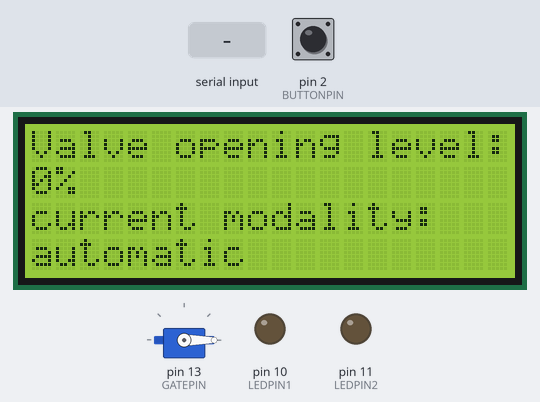
Bench run of a sketch on a simulated Arduino Uno, built with avr-gcc and run on an emulated ATmega328P. Parts: 20×4 character LCD, servo, output pins drawn as LEDs (lit = HIGH). Inputs (shaded band) come from the test bench; at power-on: pin 2 (BUTTONPIN) LOW. What the sketch prints to the serial monitor is not drawn.

Above: at 8.4 s.
8.5 s: pin 2 (BUTTONPIN) pulled HIGH for 0.15 s
At 9.8 s:
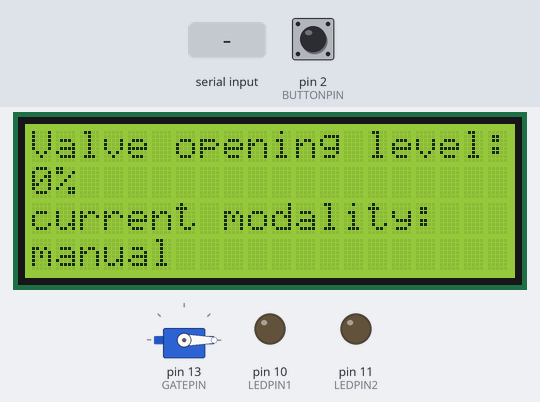
10.4 s: "90,45\n" received over Serial
At 12.7 s:
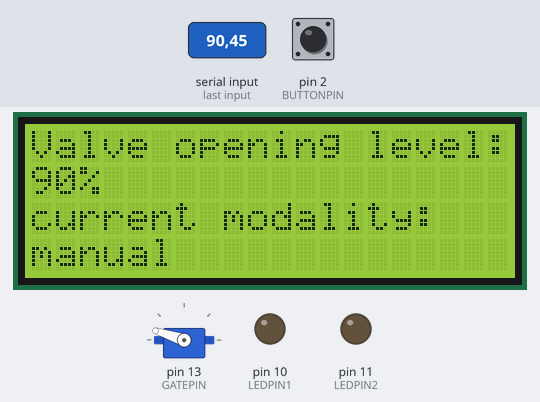
13.0 s: "30,150\n" received over Serial
At 14.7 s:
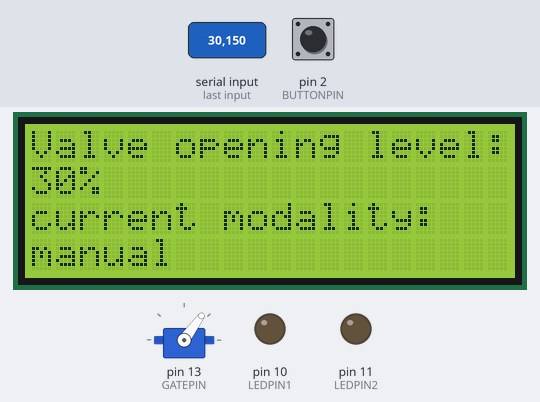
15.4 s: pin 2 (BUTTONPIN) pulled HIGH for 1 s
At 16.6 s:
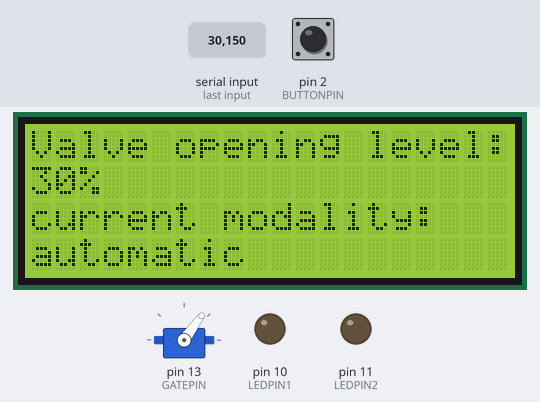
19.4 s: "90\n" received over Serial
At 21.8 s:
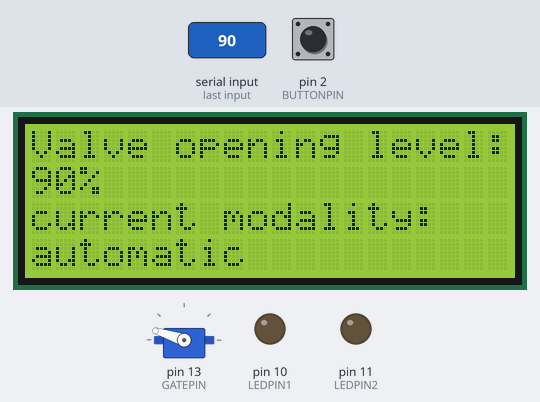
22.1 s: pin 2 (BUTTONPIN) pulled HIGH for 0.15 s
At 22.7 s:
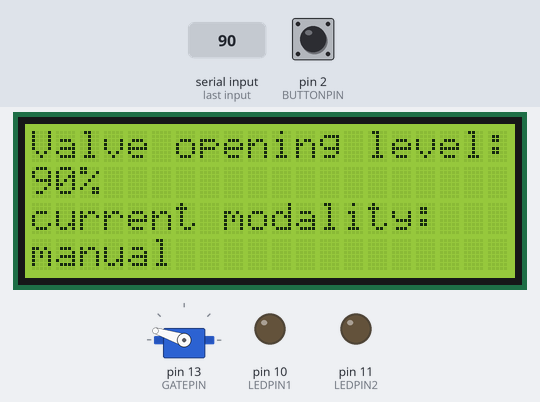
Timing chart, 0 to 25.1 s (numbered marks = the images above; inputs shaded):
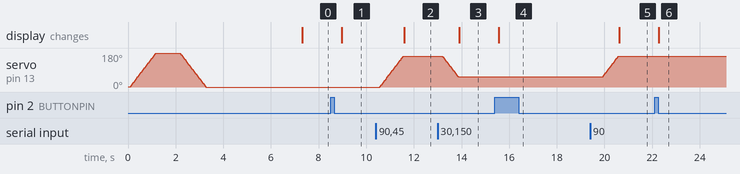

Measured:
- after the input at 8.5 s, the display: changes after 0.47 s (image 1)
- after the input at 10.4 s, servo on pin 13 (GATEPIN): moves from 0° to 162° over 1.0 s, starting after 0.17 s; the display: changes after 1.2 s (image 2)
- after the input at 13.0 s, servo on pin 13 (GATEPIN): moves from 162° to 54° over 0.66 s, starting after 0.20 s; the display: changes after 0.90 s (image 3)
- after the input at 15.4 s, the display: changes after 0.15 s (image 4)
- after the input at 19.4 s, servo on pin 13 (GATEPIN): moves from 54° to 162° over 0.66 s, starting after 0.52 s; the display: changes after 1.2 s (image 5)
- after the input at 22.1 s, the display: changes after 0.18 s (image 6)

The sketch:

smart_river_monitoring.ino
```cpp
/**
 * @author lorenzo.annibalini@studio.unibo.it 	Annibalini Lorenzo
 * @author lorenzo.bacchini4@studio.unibo.it 	Bacchini Lorenzo
 * @author emanuele.sanchi@studio.unibo.it 		Sanchi Emanuele
 */

#include "Button.h"
#include "Gate.h"
#include "LcdMonitor.h"
#include "Led.h"
#include <Arduino.h>
#include <EnableInterrupt.h>
void setUnsetManualMode();

#define LEDPIN1 10
#define LEDPIN2 11
#define LCDROWS 4
#define LCDCOLS 20
#define GATEPIN 13
#define GATEOPEN 180
#define GATECLOSE 0
#define BUTTONPIN 2

#define normalLevel 45
#define alarm_to_highLevel 90


Button *button;
Gate *gate;
LcdMonitor *lcd;
Led *ledGreen;
Led *ledRed;

int manualLevel=90;
int level;
String data;
String state;

volatile enum controllerState {
    automatic,
    manual
} controllerState;

/**
 * Setup function, called once when the program starts.
 */
void setup()
{
	// calibrate sensors.
    button = new Button(BUTTONPIN);
    gate = new Gate(GATEPIN, GATEOPEN, GATECLOSE);
	lcd = new LcdMonitor(LCDROWS, LCDCOLS);
    ledGreen = new Led(LEDPIN1);
    ledRed = new Led(LEDPIN2);
	lcd->setAndPrint("Calibrating sensors", 0, 0);
    gate->setOpen();
    delay(1000);
    gate->setClose();
	delay(4000);

    enableInterrupt(BUTTONPIN, setUnsetManualMode, CHANGE);
	Serial.begin(9600);
    controllerState = automatic;
}

void setUnsetManualMode(){
    if(button->isPressed()){
        if(controllerState == manual){
            controllerState = automatic;
        }else{
            controllerState = manual;
        }
    }
}

String readStringFromSerial(){
    String inputString = "";
    char incomingByte;

    while (Serial.available() > 0) {
        // Leggi il carattere successivo
        Serial.readBytes(&incomingByte, 1);
        // Aggiungi il carattere alla stringa di input
        inputString += incomingByte;
    }
    return inputString;
}

/*String splitString(char separator, int index, String data){
    int found = 0;
    int strIndex[] = {0, -1};
    int maxIndex = data.length() - 1;

    for (int i = 0; i <= maxIndex && found <= index; i++) {
        if (data.charAt(i) == separator || i == maxIndex) {
            found++;
            strIndex[0] = strIndex[1] + 1;
            strIndex[1] = (i == maxIndex) ? i + 1 : i;
        }
    }

    return found > index ? data.substring(strIndex[0], strIndex[1]) : "";
}*/

/*enum controllerState getNewLevel(){
    state = splitString(':', 0, data);
    if(state == "normal"){
        return normal;
    }else if(state == "alarm_too_low"){
        return alarm_too_low;
    }else if(state == "pre_alarm_too_high"){
        return pre_alarm_too_high;
    }else if(state == "alarm_too_high"){
        return alarm_too_high;
    }else if(state == "alarm_too_high_critic"){
        return alarm_too_high_critic;
    }else if(state == "manual"){
        manualLevel = map(splitString(':', 1, data).toInt(), 0, 100, 0, 180);
        return manual;
    }
}*/

/**
 * Function called to make the fsm take a step forward over the controllerState.
*/
void step(){
    //read data from River Monitoring Service (state and *level)
    //*level only if state sent is manual
    data = readStringFromSerial();
    if(data.length() > 0){
        level = data.toInt();
        //controllerState = getNewLevel();
    }

    gate->setPos(map(level, 0, 100, 0, 180));

    lcd->clean();
    lcd->setAndPrint("Valve opening level:", 0, 0);
    lcd->setAndPrint(String(map(gate->getPos(), 0, 180, 0, 100))+"%", 0, 1);
    lcd->setAndPrint("current modality:", 0, 2);
    lcd->setAndPrint(((controllerState==manual) ? "manual" : "automatic"), 0, 3);

    //send data to River Monitoring Service (state and level)
    Serial.println((String)controllerState + ":" + String(map(gate->getPos(), 0, 180, 0, 100))+"%");
}

/**
 * Loop function called continuously to make
 * the fsm take a step forward.
 */
void loop()
{
    step();
    delay(500);
}
```

Button.cpp
```cpp
#include "Button.h"
#include <Arduino.h>
#define FIXAMOUNT 200

long previousTime;

Button::Button(int pin)
{
    this->pin = pin;
    previousTime = millis();
    pinMode(pin, INPUT);
}

/**
 * Function to resolve phisical bouncing of a button.
*/
bool resolveBouncing()
{
    if (millis() - previousTime > FIXAMOUNT)
    {
        previousTime = millis();
        return true;
    }
    return false;
}

bool Button::isPressed()
{
    return resolveBouncing() && digitalRead(pin) == HIGH;
}
```

Button.h
```cpp
#ifndef __BUTTON__
#define __BUTTON__
class Button
{
public:
    /**
     * Class contructor.
     * @param pin the pin number where button is connected.
     */
    Button(int pin);
    /**
     * Function to check if a button is pressed.
     */
    bool isPressed();

protected:
    int pin;
};
#endif
```

Gate.cpp
```cpp
#include "Gate.h"
#include <Arduino.h>
#define DELTA 1 // 1 degree


Gate::Gate(int pin, int open, int close)
{
    this->pin = pin;
    this->open = open;
    this->close = close;
    this->pos = 0;
    this->gateState = false;
}

void Gate::setOpen()
{
    this->setPos(open);
}

void Gate::setClose()
{
    this->setPos(close);
}

void Gate::setPos(int degrees)
{
    if(degrees != pos){
        int i;
        (degrees > pos) ? i=+DELTA : i=-DELTA;
        this->servo.attach(pin);
        int j = abs(degrees-pos);
        for(int a = 0; a < j; a++) {
            this->pos+=i;
            this->servo.write(pos);
            delay(6); // small delay to permit the servo to reach the position
        }
        degrees<open ? gateState = false : gateState = true;
        this->servo.detach();
    }
}

int Gate::getPos()
{
    return pos;
}

bool Gate::isOpen()
{
    return gateState;
}
```

Gate.h
```cpp
#ifndef __GATE__
#define __GATE__

#include <Servo.h>

class Gate
{
public:
    /**
     * Class contructor.
     * @param pin the pin number where the servo is connected.
     * @param open number of angular degrees to open the gate.
     * @param close number of angular degrees to close the gate.
    */
    Gate(int pin, int open, int close);
    /**
     * Function to open the gate.
    */
    void setOpen();
    /**
     * Function to close the gate.
    */
    void setClose();
    /**
     * Function to move gate to a specific position.
    */
    void setPos(int degrees);
    /**
     * Function to get the current position of the gate.
    */
    int getPos();
    /**
     * Function to check if the gate is open.
     * @return true if fully open, false otherwise
    */
    bool isOpen();

protected:
    int pin;
    int open;
    int close;
    int pos;
    bool gateState;
    Servo servo;
};
#endif
```

Led.cpp
```cpp
#include "Led.h"
#include <Arduino.h>

Led::Led(int pin)
{
    this->pin = pin;
    this->state = false;
    pinMode(pin, OUTPUT);
}

void Led::switchOn()
{
    digitalWrite(pin, HIGH);
    this->state = true;
}

void Led::switchOff()
{
    digitalWrite(pin, LOW);
    this->state = false;
}

bool Led::isOn()
{
    return this->state;
}
```

Led.h
```cpp
#ifndef __LED__
#define __LED__
class Led
{
public:
    /**
     * Class contructor.
     * @param pin number of the pin where the led is connect.
     */
    Led(int pin);
    /**
     * Function to turn on the led.
     */
    void switchOn();
    /**
     * Function to turn off the led.
     */
    void switchOff();
    /**
     * Function to check if the is on.
     * @return true if on, false otherwise
     */
    bool isOn();

protected:
    int pin;
    bool state;
};
#endif
```

LcdMonitor.cpp
```cpp
#include "LcdMonitor.h"

LcdMonitor::LcdMonitor(int rows, int columns)
{
    lcd = new LiquidCrystal_I2C(0x27, columns, rows);
    lcd->init();
    lcd->backlight();
}

void LcdMonitor::setAndPrint(String string, int xposition, int yposition)
{
    lcd->setCursor(xposition, yposition);
    lcd->print(string);
}

void LcdMonitor::clean()
{
    lcd->clear();
}
```

LcdMonitor.h
```cpp
#ifndef __MONITOR__
#define __MONITOR__
#include <LiquidCrystal_I2C.h>
class LcdMonitor
{
public:
    /**
     * Class constructor.
     * @param rows number of rows to initialize
     * @param column number of rows to initialize
     */
    LcdMonitor(int rows, int columns);
    /**
     * Function to set a start position and print on the lcd monitor.
     * @param string what you want to print
     * @param xposition x coordinate of start pixel (0-based)
     * @param yposition y coordinate of start pixel (0-based)
     */
    void setAndPrint(String string, int xposition, int yposition);

    /**
     * Function to clean the lcd monitor.
    */
    void clean();

protected:
    LiquidCrystal_I2C *lcd;
};
#endif
```
